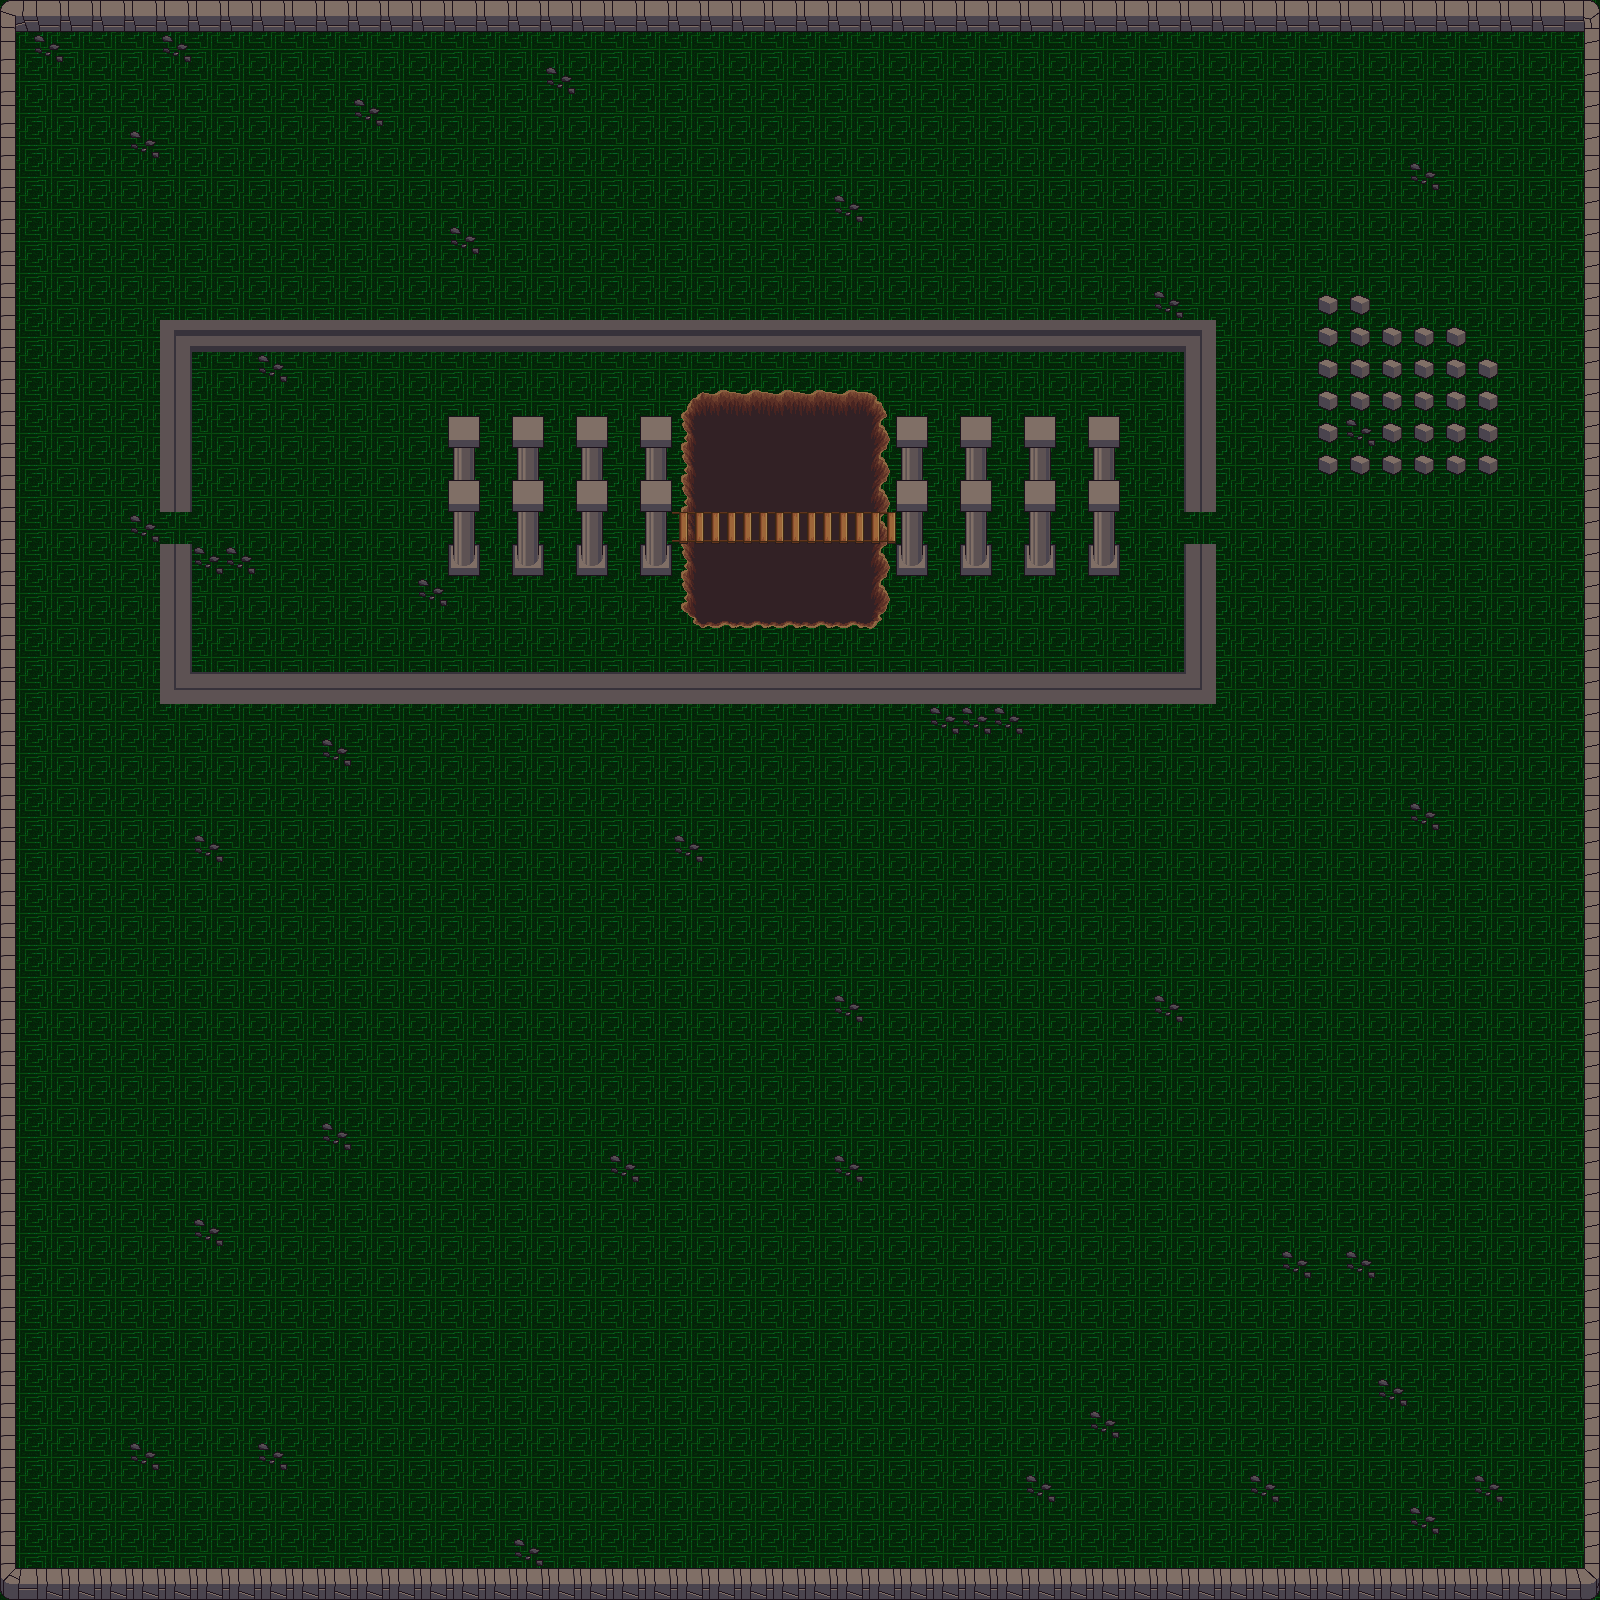

A 2D game scene composited from a Tiled map and its tileset images. What follows is a short description and the map's XML, with each tile layer's data collapsed to a summary:
An orthogonal 50x50 tile map with 32x32 px tiles, 7 tile layers (Ground, Under, Under2, Active, ...), 3 tilesets and 1 object (SpawnPoint).

<map version="1.0" orientation="orthogonal" width="50" height="50" tilewidth="32" tileheight="32">
 <tileset firstgid="1" name="terrain_atlas" tilewidth="32" tileheight="32">
  <image source="../terrain_atlas.png" width="1024" height="1024" />
 </tileset>
 <tileset firstgid="1025" name="Meta" tilewidth="32" tileheight="32">
  <image source="meta_tiles.png" width="67" height="34" />
  <tile id="0">
   <properties>
    <property name="Collidable" value="True" />
   </properties>
  </tile>
  <tile id="1">
   <properties>
    <property name="Collectable" value="True" />
   </properties>
  </tile>
 </tileset>
 <tileset firstgid="1027" name="digitile" tilewidth="32" tileheight="32">
  <image source="digitile.jpeg" width="32" height="32" />
 </tileset>
 <layer name="Ground" width="50" height="50">
  <data>[2500 cells, 2500 non-empty, 1 distinct tile ids]</data>
 </layer>
 <layer name="Under" width="50" height="50">
  <data>[2500 cells, 273 non-empty, 21 distinct tile ids]</data>
 </layer>
 <layer name="Under2" width="50" height="50">
  <data>[2500 cells, 7 non-empty, 1 distinct tile ids]</data>
 </layer>
 <objectgroup name="Objects" width="50" height="50">
  <object name="SpawnPoint" gid="468" x="288" y="544" />
 </objectgroup>
 <layer name="Active" width="50" height="50">
  <data>[2500 cells, 0 non-empty, 0 distinct tile ids]</data>
 </layer>
 <layer name="Over" width="50" height="50">
  <data>[2500 cells, 180 non-empty, 9 distinct tile ids]</data>
 </layer>
 <layer name="Curtain" width="50" height="50">
  <data>[2500 cells, 0 non-empty, 0 distinct tile ids]</data>
 </layer>
 <layer name="Meta" width="50" height="50" opacity="0">
  <data>[2500 cells, 375 non-empty, 2 distinct tile ids]</data>
 </layer>
</map>
